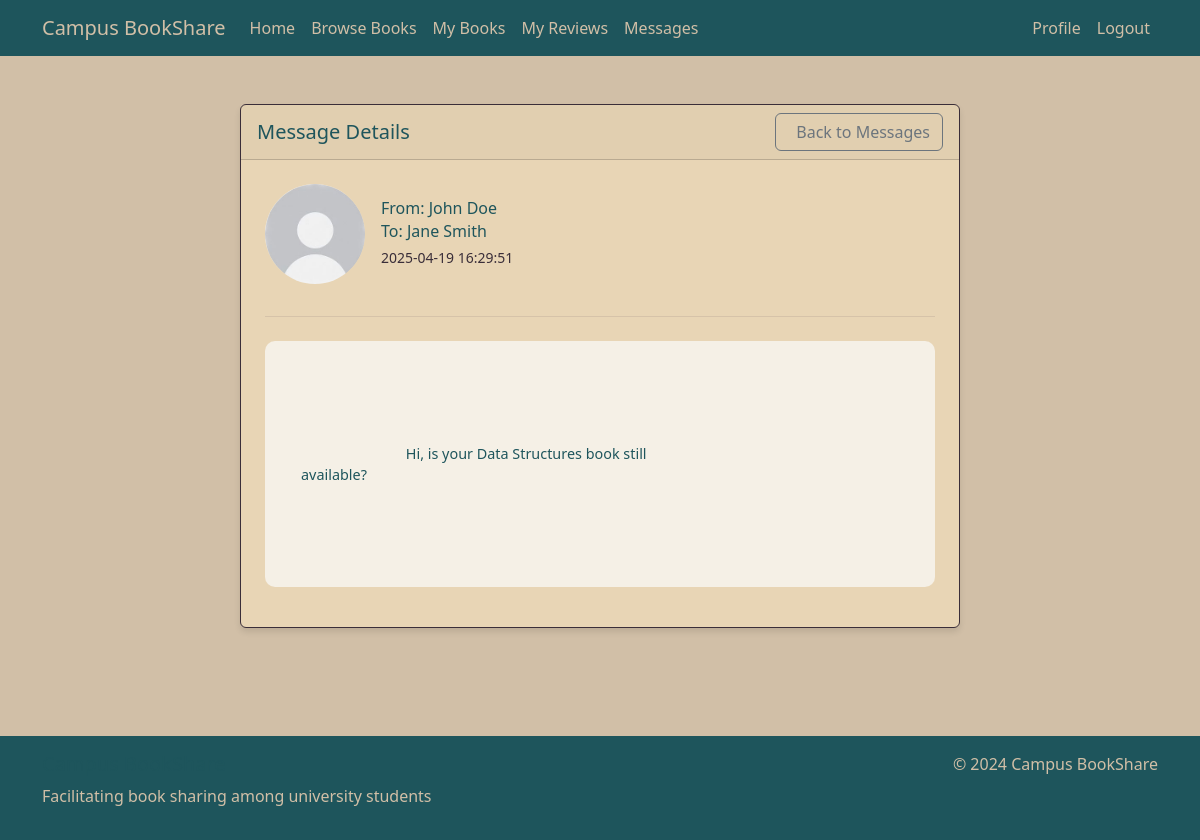
Screenshot of /view_message/1 (signed in) with the database file from the repository.
### tables this page shows
CREATE TABLE Users (
        user_id INTEGER PRIMARY KEY AUTOINCREMENT,
        name TEXT NOT NULL,
        email TEXT NOT NULL UNIQUE,
        password TEXT NOT NULL,
        profile_image TEXT,
        location TEXT
    );

CREATE TABLE Messages (
        message_id INTEGER PRIMARY KEY AUTOINCREMENT,
        sender_id INTEGER,
        receiver_id INTEGER,
        content TEXT NOT NULL,
        timestamp TEXT NOT NULL,
        FOREIGN KEY (sender_id) REFERENCES Users(user_id),
        FOREIGN KEY (receiver_id) REFERENCES Users(user_id)
    );

### app.py (the view)
@app.route('/view_message/<int:message_id>')
@login_required
def view_message(message_id):
    conn = get_db_connection()
    message = conn.execute('''
        SELECT m.*,
               sender.name as sender_name, sender.profile_image as sender_image,
               receiver.name as receiver_name, receiver.profile_image as receiver_image
        FROM Messages m
        JOIN Users sender ON m.sender_id = sender.user_id
        JOIN Users receiver ON m.receiver_id = receiver.user_id
        WHERE m.message_id = ? AND (m.sender_id = ? OR m.receiver_id = ?)
    ''', (message_id, session['user_id'], session['user_id'])).fetchone()
    if not message:
        flash('Message not found or you do not have permission to view it.', 'danger')
        conn.close()
        return redirect(url_for('messages'))
    conn.close()
    return render_template('view_message.html', message=message)

### app.py (called while the page is built)
def get_db_connection():
    conn = sqlite3.connect('database.db')
    conn.row_factory = sqlite3.Row
    return conn

def login_required(f):
    @wraps(f)
    def decorated_function(*args, **kwargs):
        if 'user_id' not in session:
            flash('Please log in to access this page.', 'warning')
            return redirect(url_for('login'))
        return f(*args, **kwargs) # Returns original function if logged in
    return decorated_function

### templates/view_message.html (shortened to what this page needs)
{% extends "base.html" %}
{% block content %}
<div class="container view-message-container">
    <div class="row">
        <div class="col-md-8 mx-auto">
            <div class="card">
                <div class="card-header d-flex justify-content-between align-items-center">
                    <h5 class="mb-0">Message Details</h5>
                    <a href="{{ url_for('messages') }}" class="btn btn-outline-secondary">
                         Back to Messages
                    </a>
                </div>
                <div class="card-body">
                    <div class="message-header mb-4">
                        <div class="d-flex align-items-center mb-3">
                            <img src="{{ message['sender_image'] or url_for('static', filename='images/default-avatar.png') }}"
                                 class="rounded-circle me-3 profile-image-medium"
                                 alt="{{ message['sender_name'] }}">
                            <div>
                                <h6 class="mb-1">From: {{ message['sender_name'] }}</h6>
                                <h6 class="mb-1">To: {{ message['receiver_name'] }}</h6>
                                <small class="text-muted">{{ message['timestamp'] }}</small>
                            </div>
                        </div>
                    </div>
                    <div class="message-content">
                        <div class="message-bubble">
                            {{ message['content'] }}
                        </div>
                    </div>
                </div>
            </div>
        </div>
    </div>
</div>
{% endblock %}

### static/css/style.css (style rules this page uses)
body { background-color: #D1BFA7; color: #1E555C; min-height: 100vh; display: flex; flex-direction: column; }
.card { background-color: #E8D5B5; border: 1px solid #3A2E39; box-shadow: 0 4px 6px rgba(0, 0, 0, 0.1); }
.card-body { color: #1E555C; padding: 1.5rem; }
h1, h2, h3, h4, h5, h6 { color: #1E555C; }
.text-muted { color: #3A2E39 !important; }
.profile-image-medium { width: 100px; height: 100px; object-fit: cover; }
.view-message-container { height: calc(100vh - 200px); display: flex; flex-direction: column; }
.view-message-container .card { height: 100%; display: flex; flex-direction: column; }
.view-message-container .card-body { flex: 1; overflow-y: auto; }
.view-message-container .message-header { border-bottom: 1px solid rgba(58, 46, 57, 0.1); padding-bottom: 1rem; margin-bottom: 1rem; }
.view-message-container .message-content { background-color: #F5F0E6; padding: 1.5rem; border-radius: 10px; margin: 1rem 0; white-space: pre-wrap; }
.message-bubble { max-width: 70%; padding: 0.5rem 0.75rem; border-radius: 0.75rem; position: relative; font-size: 0.9rem; }

### rows the page displays
Users: profile_image (placeholder picture), sender_name "John Doe"
Users: receiver_name "Jane Smith"
Messages: timestamp "2025-04-19 16:29:51", content "Hi, is your Data Structures book still available?"
